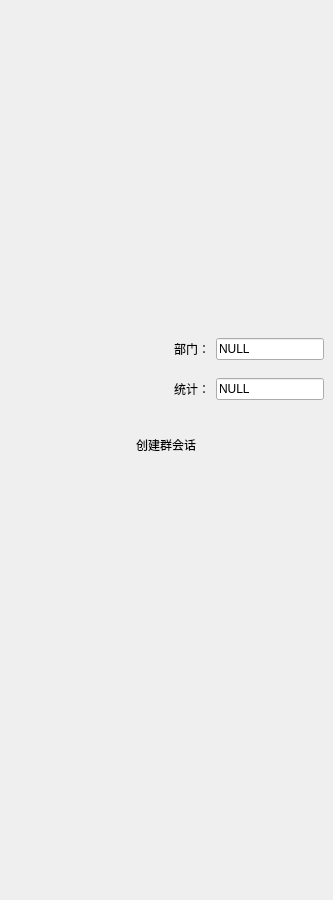
                 <widget class="QWidget" name="staffgroup">
                  <property name="styleSheet">
                   <string notr="true"/>
                  </property>
                  <layout class="QVBoxLayout" name="verticalLayout_8">
                   <property name="spacing">
                    <number>0</number>
                   </property>
                   <property name="leftMargin">
                    <number>0</number>
                   </property>
                   <property name="topMargin">
                    <number>100</number>
                   </property>
                   <property name="rightMargin">
                    <number>0</number>
                   </property>
                   <property name="bottomMargin">
                    <number>0</number>
                   </property>
                   <item>
                    <widget class="QWidget" name="widget_6" native="true">
                     <layout class="QHBoxLayout" name="horizontalLayout_11">
                      <property name="bottomMargin">
                       <number>20</number>
                      </property>
                      <item>
                       <widget class="QLabel" name="label">
                        <property name="minimumSize">
                         <size>
                          <width>200</width>
                          <height>200</height>
                         </size>
                        </property>
                        <property name="maximumSize">
                         <size>
                          <width>200</width>
                          <height>200</height>
                         </size>
                        </property>
                        <property name="text">
                         <string/>
                        </property>
                        <property name="pixmap">
                         <pixmap resource="localman.qrc">:/Images/im_default_header.png</pixmap>
                        </property>
                        <property name="scaledContents">
                         <bool>true</bool>
                        </property>
                       </widget>
                      </item>
                     </layout>
                    </widget>
                   </item>
                   <item>
                    <widget class="QWidget" name="widget_7" native="true">
                     <layout class="QHBoxLayout" name="horizontalLayout_12">
                      <property name="leftMargin">
                       <number>150</number>
                      </property>
                      <item>
                       <widget class="QLabel" name="label_2">
                        <property name="minimumSize">
                         <size>
                          <width>60</width>
                          <height>0</height>
                         </size>
                        </property>
                        <property name="maximumSize">
                         <size>
                          <width>60</width>
                          <height>16777215</height>
                         </size>
                        </property>
                        <property name="text">
                         <string>部门：</string>
                        </property>
                        <property name="alignment">
                         <set>Qt::AlignRight|Qt::AlignTrailing|Qt::AlignVCenter</set>
                        </property>
                       </widget>
                      </item>
                      <item>
                       <widget class="StaticText" name="grouppath">
                        <property name="text">
                         <string>NULL</string>
                        </property>
                        <property name="readOnly">
                         <bool>true</bool>
                        </property>
                       </widget>
                      </item>
                     </layout>
                    </widget>
                   </item>
                   <item>
                    <widget class="QWidget" name="widget_8" native="true">
                     <layout class="QHBoxLayout" name="horizontalLayout_13">
                      <property name="leftMargin">
                       <number>150</number>
                      </property>
                      <item>
                       <widget class="QLabel" name="label_3">
                        <property name="minimumSize">
                         <size>
                          <width>60</width>
                          <height>0</height>
                         </size>
                        </property>
                        <property name="maximumSize">
                         <size>
                          <width>60</width>
                          <height>16777215</height>
                         </size>
                        </property>
                        <property name="text">
                         <string>统计：</string>
                        </property>
                        <property name="alignment">
                         <set>Qt::AlignRight|Qt::AlignTrailing|Qt::AlignVCenter</set>
                        </property>
                       </widget>
                      </item>
                      <item>
                       <widget class="StaticText" name="groupdata">
                        <property name="text">
                         <string>NULL</string>
                        </property>
                        <property name="readOnly">
                         <bool>true</bool>
                        </property>
                       </widget>
                      </item>
                     </layout>
                    </widget>
                   </item>
                   <item>
                    <widget class="QWidget" name="widget_9" native="true">
                     <layout class="QHBoxLayout" name="horizontalLayout_14">
                      <property name="topMargin">
                       <number>20</number>
                      </property>
                      <item>
                       <widget class="QPushButton" name="openchat">
                        <property name="enabled">
                         <bool>true</bool>
                        </property>
                        <property name="minimumSize">
                         <size>
                          <width>200</width>
                          <height>32</height>
                         </size>
                        </property>
                        <property name="maximumSize">
                         <size>
                          <width>200</width>
                          <height>32</height>
                         </size>
                        </property>
                        <property name="text">
                         <string>创建群会话</string>
                        </property>
                        <property name="flat">
                         <bool>true</bool>
                        </property>
                       </widget>
                      </item>
                     </layout>
                    </widget>
                   </item>
                   <item>
                    <spacer name="verticalSpacer">
                     <property name="orientation">
                      <enum>Qt::Vertical</enum>
                     </property>
                     <property name="sizeHint" stdset="0">
                      <size>
                       <width>20</width>
                       <height>430</height>
                      </size>
                     </property>
                    </spacer>
                   </item>
                  </layout>
                 </widget>
